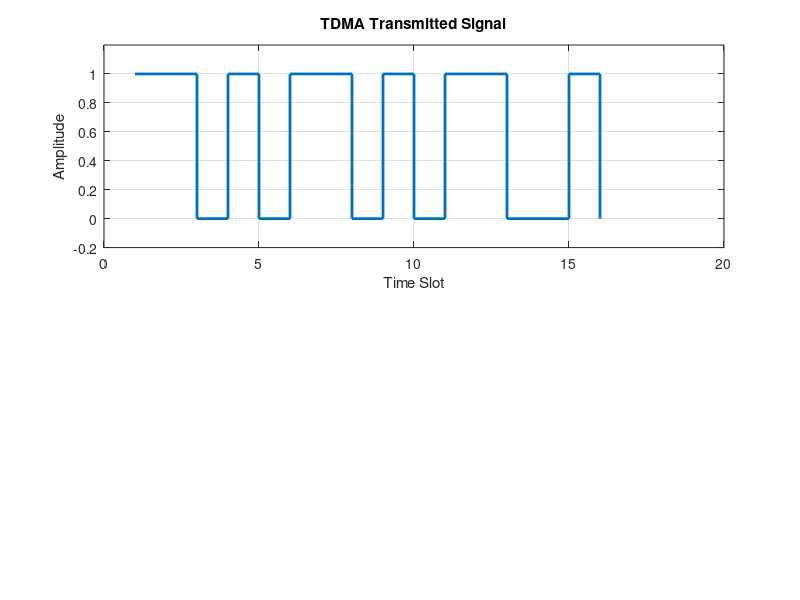

The MATLAB script that drew this image: (Note: this script raises an error after producing the figure.)

clc;
clear all;
close all;

% TDMA Simulation
% 4 users share a single communication channel

% Number of users
N = 4;

% Data of each user
user1 = [1 1 0 1];
user2 = [0 1 1 0];
user3 = [1 0 1 1];
user4 = [0 0 1 0];

% Combine data using TDMA time slots
tdma_signal = [user1 user2 user3 user4];

% Time axis
t = 1:length(tdma_signal);

% Display TDMA signal
figure;

subplot(2,1,1);
stairs(t, tdma_signal, 'LineWidth', 2);
grid on;
xlabel('Time Slot');
ylabel('Amplitude');
title('TDMA Transmitted Signal');
ylim([-0.2 1.2]);

% Mark time slots
hold on;
xline(4.5, '--');
xline(8.5, '--');
xline(12.5, '--');

% Receiver: separate the data of each user
received_user1 = tdma_signal(1:4);
received_user2 = tdma_signal(5:8);
received_user3 = tdma_signal(9:12);
received_user4 = tdma_signal(13:16);

% Display recovered signals
subplot(2,1,2);
stairs(t, tdma_signal, 'LineWidth', 2);
grid on;
xlabel('Time Slot');
ylabel('Amplitude');
title('TDMA Received Signal');
ylim([-0.2 1.2]);

disp('TDMA Signal:');
disp(tdma_signal);

disp('Received data of User 1:');
disp(received_user1);

disp('Received data of User 2:');
disp(received_user2);

disp('Received data of User 3:');
disp(received_user3);

disp('Received data of User 4:');
disp(received_user4);
